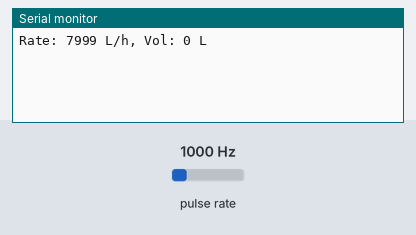
The sketch below on a simulated Arduino Uno, built with avr-gcc and run on an emulated ATmega328P. Shown: the last lines printed to the serial monitor. Wiring (inferred from the names in the program): pulse sensor: data pin 2. Inputs (shaded band) come from the test bench; at power-on: pulse rate 1000 Hz.

Above: at 1.2 s.
1.3 s: pulse rate (sensor on pin 2) set to 100 Hz
At 2.6 s:
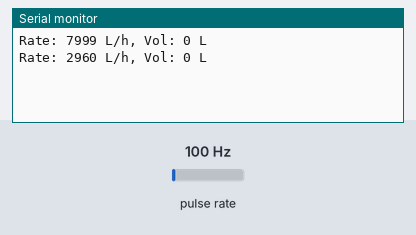
2.8 s: pulse rate (sensor on pin 2) set to 1250 Hz
At 3.7 s:
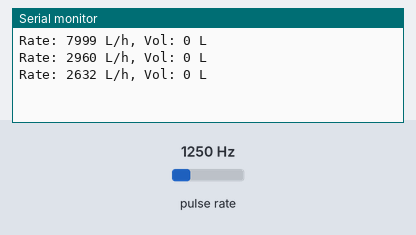
Timing chart, 0 to 5.8 s (numbered marks = the images above; inputs shaded):
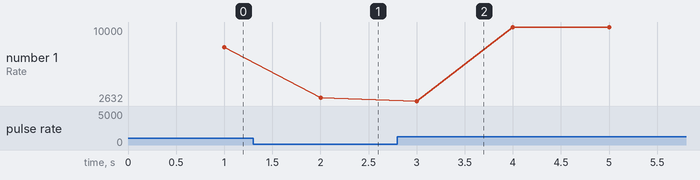

The sketch:

Flow_Water_Sensor.ino
```cpp
const int flowPin = 2;  // Pin 2 for interrupt input
volatile int flow_frequency = 0;  // Flow frequency counter
int flow_rate = 0;  // Flow rate in L/h
int volume = 0;  // Total volume in L
unsigned long cloopTime = 0; // Variable to hold loop time

void setup() {
  Serial.begin(9600); // Initialize serial communication
  pinMode(flowPin, INPUT);
  attachInterrupt(digitalPinToInterrupt(flowPin), flowISR, RISING); // Corrected this line
}

void loop() {
  // Every second, calculate and print flow rate and volume
  if (millis() >= (cloopTime + 1000)) {
    cloopTime = millis();
    if (flow_frequency != 0) {
      flow_rate = (flow_frequency / 7.5) * 60;
      Serial.print("Rate: ");
      Serial.print(flow_rate);
      Serial.print(" L/h, ");
      Serial.print("Vol: ");
      Serial.print(volume);
      Serial.println(" L");
      flow_frequency = 0;
    }
  }
}

void flowISR() {  // Corrected the function name to flowISR
  flow_frequency++;
}
```

Measured:
- after the input at 1.3 s, the serial monitor: prints a new line after 0.70 s (image 1)
- after the input at 2.8 s, the serial monitor: prints a new line after 0.20 s (image 2)
- plotted number 1: 7999 → 2960 after the input at 1.3 s, 2960 → 9992 after the input at 2.8 s
